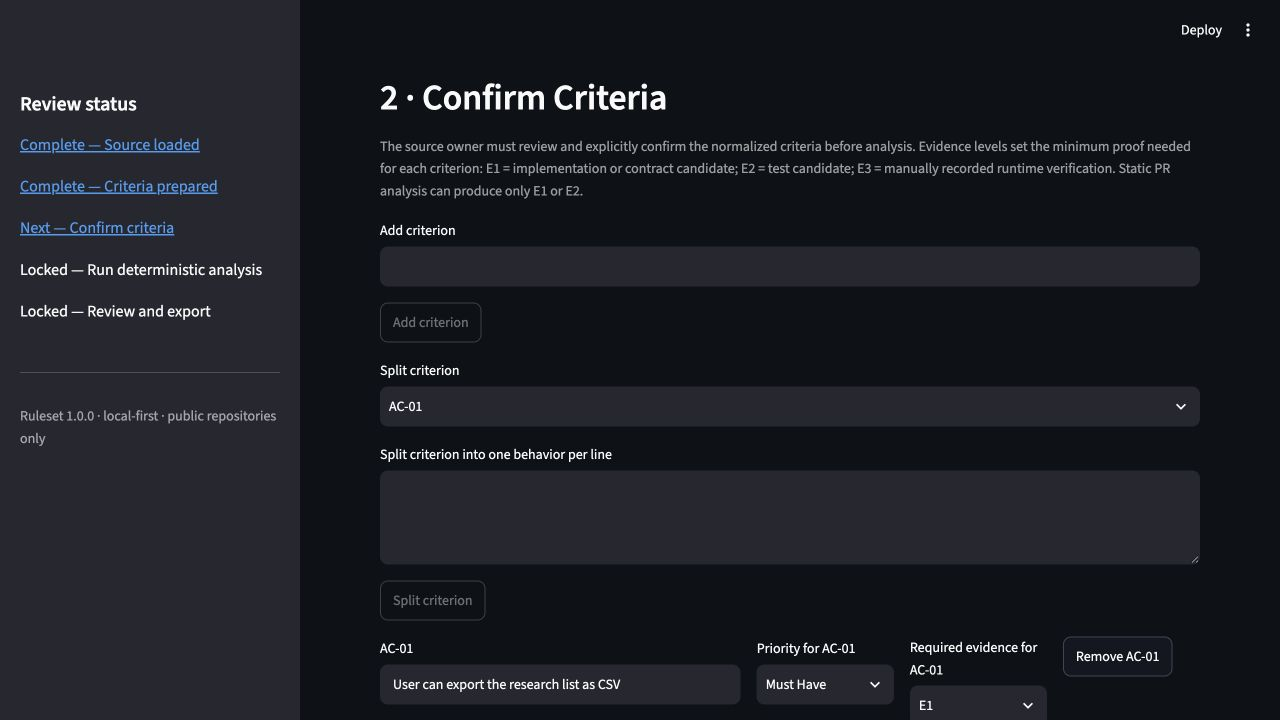
#> input picture site/assets/demo-criteria.png, 1280 x 720 px
$ python build_public_demo.py
#> lines starting #> are read from the running program, lines starting #| are printed output that depends on the picture
"""Build the deterministic, silent 60-second constructed-demo asset."""

from __future__ import annotations

import json
from pathlib import Path

import imageio_ffmpeg
from PIL import Image, ImageDraw, ImageFont

ROOT = Path(__file__).resolve().parents[1]
ASSETS = ROOT / "site" / "assets"
SIZE = (1280, 720)
FPS = 2
DISCLOSURE = (
    "Deliberately constructed demo — deterministic evidence rules and human review. "
    "ScopeProof does not guarantee correctness or replace QA."
)


def _font(size: int, *, bold: bool = False) -> ImageFont.FreeTypeFont | ImageFont.ImageFont:
    arial = (
        "/System/Library/Fonts/Supplemental/Arial Bold.ttf"
        if bold
        else "/System/Library/Fonts/Supplemental/Arial.ttf"
    )
    dejavu = (
        "/usr/share/fonts/truetype/dejavu/DejaVuSans-Bold.ttf"
        if bold
        else "/usr/share/fonts/truetype/dejavu/DejaVuSans.ttf"
    )
    candidates = [
        Path(arial),
        Path("/System/Library/Fonts/Helvetica.ttc"),
        Path(dejavu),
    ]
    for candidate in candidates:
        if candidate.is_file():
            return ImageFont.truetype(str(candidate), size=size)
    return ImageFont.load_default()


def _fit_cover(image: Image.Image) -> Image.Image:
    source = image.convert("RGB")
    scale = max(SIZE[0] / source.width, SIZE[1] / source.height)
    resized = source.resize(
        (round(source.width * scale), round(source.height * scale)),
        Image.Resampling.LANCZOS,
    )
    left = (resized.width - SIZE[0]) // 2
    top = (resized.height - SIZE[1]) // 2
    return resized.crop((left, top, left + SIZE[0], top + SIZE[1]))


def _wrap(draw: ImageDraw.ImageDraw, text: str, font: ImageFont.ImageFont, width: int) -> list[str]:
    lines: list[str] = []
    current = ""
    for word in text.split():
        candidate = f"{current} {word}".strip()
        if draw.textbbox((0, 0), candidate, font=font)[2] <= width:
            current = candidate
        else:
            if current:
                lines.append(current)
            current = word
    if current:
        lines.append(current)
    return lines


def _captioned(source: Path, caption: str, *, disclosure: bool = False) -> Image.Image:
    frame = _fit_cover(Image.open(source))
    draw = ImageDraw.Draw(frame, "RGBA")
    caption_font = _font(30, bold=True)
    small_font = _font(19)
    lines = _wrap(draw, caption, caption_font, 1120)
    disclosure_lines = _wrap(draw, DISCLOSURE, small_font, 1120) if disclosure else []
    panel_height = 42 + len(lines) * 43 + len(disclosure_lines) * 30
    panel_top = SIZE[1] - panel_height
    draw.rectangle((0, panel_top, SIZE[0], SIZE[1]), fill=(5, 7, 10, 235))
    y = panel_top + 20
    for line in lines:
        draw.text((80, y), line, font=caption_font, fill=(247, 247, 242, 255))
        y += 43
    for line in disclosure_lines:
        draw.text((80, y + 2), line, font=small_font, fill=(216, 255, 99, 255))
        y += 30
    return frame


def _title_frame() -> Image.Image:
    frame = Image.new("RGB", SIZE, "#0d0f12")
    draw = ImageDraw.Draw(frame, "RGBA")
    draw.ellipse((820, -340, 1500, 340), fill=(140, 236, 255, 24))
    draw.ellipse((-280, 420, 360, 1060), fill=(216, 255, 99, 20))
    draw.rounded_rectangle((72, 70, 150, 148), radius=17, fill="#d8ff63")
    draw.text((92, 91), "SP", font=_font(23, bold=True), fill="#0d0f12")
    draw.text((180, 89), "ScopeProof", font=_font(34, bold=True), fill="#f7f7f2")
    draw.text((76, 230), "Does this PR prove", font=_font(66, bold=True), fill="#f7f7f2")
    draw.text((76, 305), "the requirement?", font=_font(66, bold=True), fill="#f7f7f2")
    draw.text(
        (79, 425),
        "PR  →  Criteria  →  Evidence  →  Decisions  →  Outcome",
        font=_font(27, bold=True),
        fill="#8cecff",
    )
    disclosure_lines = _wrap(draw, DISCLOSURE, _font(22), 1080)
    y = 535
    for line in disclosure_lines:
        draw.text((80, y), line, font=_font(22), fill="#d8ff63")
        y += 34
    return frame


def build() -> None:
    ASSETS.mkdir(parents=True, exist_ok=True)
    title = _title_frame()
#> in _title_frame, `frame = Image.new("RGB", SIZE, "#0d0f12")`:
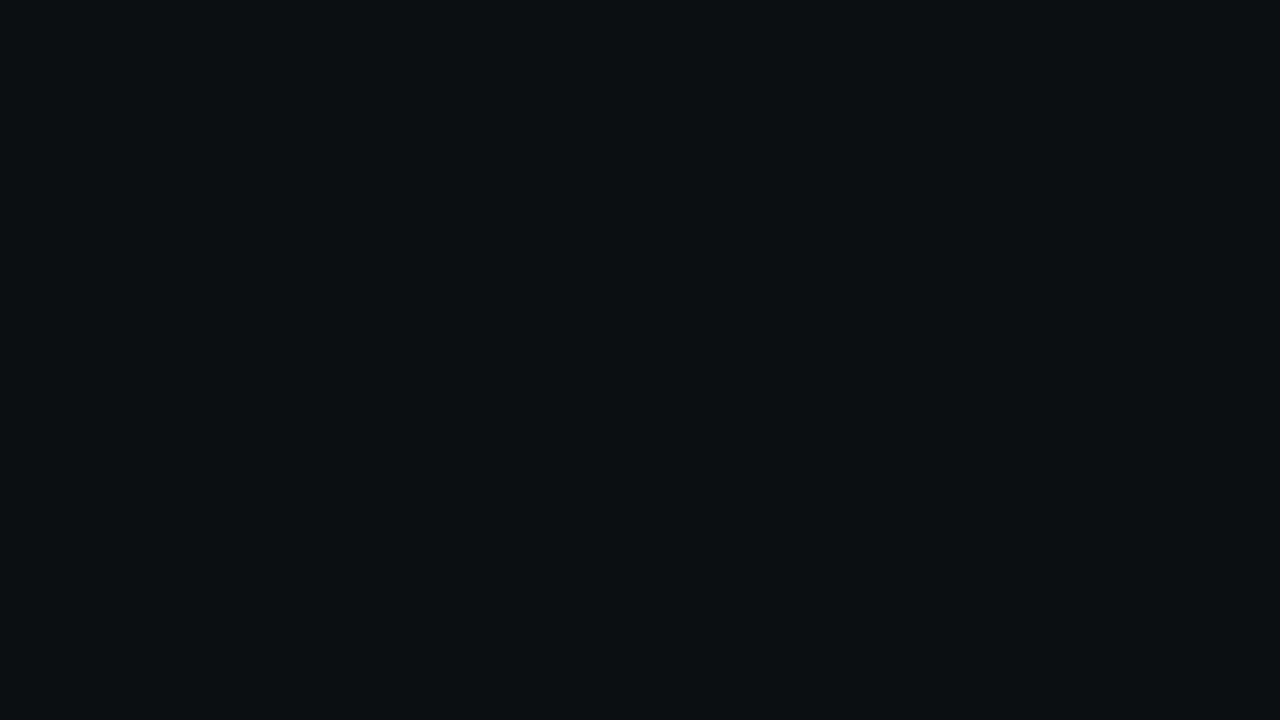
#> frame: PIL image 1280x720 RGB; mean R, G, B 13, 15, 18
#> in _title_frame, `disclosure_lines = _wrap(draw, DISCLOSURE, _font(22), 1080)`: disclosure_lines = 2 items
#> the loop in _title_frame, `for line in disclosure_lines:` made 2 passes
#> y on passes 1 to 2: 569, 603
#> after the loop in _title_frame, `for line in disclosure_lines:`: y = 603
    title.save(ASSETS / "scopeproof-demo-poster.jpg", quality=92, optimize=True)
    scenes = [
        (5, title),
        (
            10,
            _captioned(
                ASSETS / "demo-criteria.png",
                "A source owner confirms normalized criteria before analysis.",
            ),
        ),
        (
            20,
            _captioned(
                ASSETS / "demo-evidence.png",
                "Deterministic rules cite evidence candidates—or state what is missing.",
            ),
        ),
        (
            15,
            _captioned(
                ASSETS / "demo-missing.png",
                "Missing stays Missing. A human decides what the evidence means.",
            ),
        ),
        (
            10,
            _captioned(
                ASSETS / "demo-summary.png",
                "Record one honest outcome; never turn a technical run into validation.",
                disclosure=True,
            ),
        ),
    ]
#> in _fit_cover, source is the input picture: PIL image 1280x720 RGB; mean R, G, B 27.8, 29.8, 36.3
#> in _captioned, `lines = _wrap(draw, caption, caption_font, 1120)`: lines = 1 item
#> in _captioned, `disclosure_lines = _wrap(draw, DISCLOSURE, small_font, 1120) if disclo..`: disclosure_lines = []
#> in _captioned, `panel_height = 42 + len(lines) * 43 + len(disclosure_lines) * 30`: panel_height = 85
#> in _captioned, `panel_top = SIZE[1] - panel_height`: panel_top = 635
#> in _captioned, `y = panel_top + 20`: y = 655
#> the loop in _captioned, `for line in lines:` made 1 pass
#> y on pass 1: 698
#> after the loop in _captioned, `for line in lines:`: y = 698
#> call 2 of _captioned, with disclosure = False
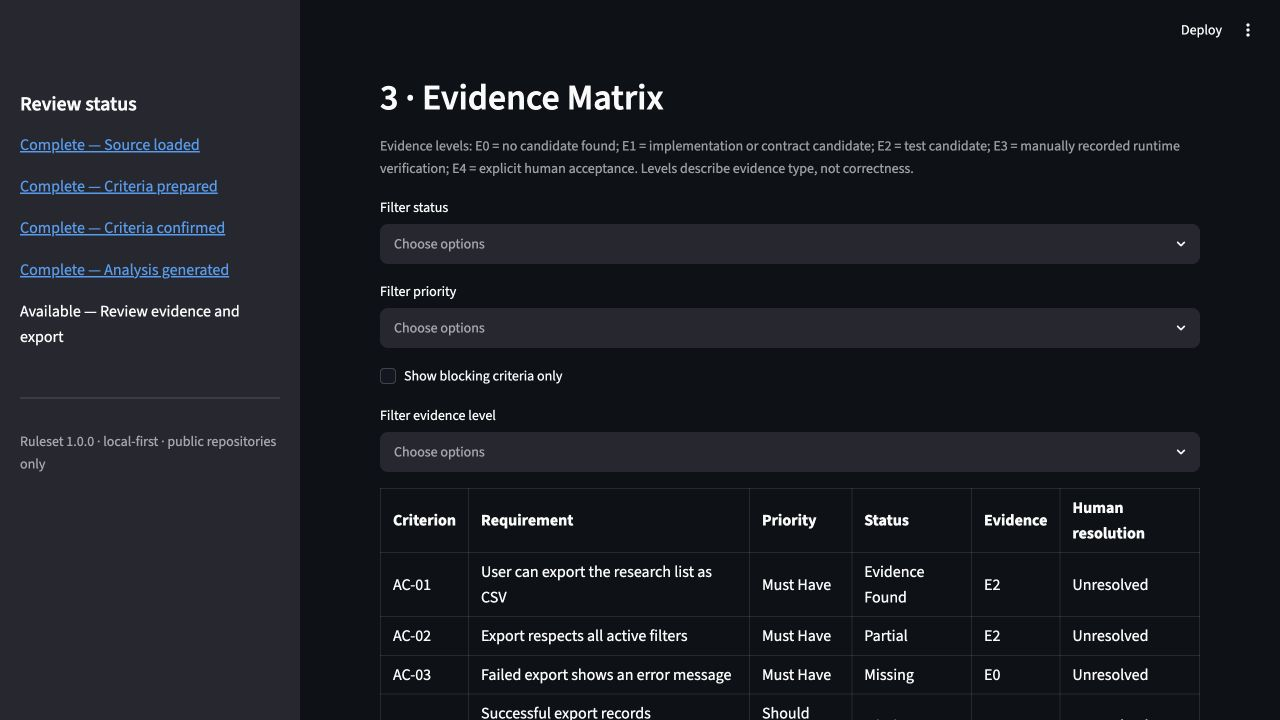
#> input picture site/assets/demo-evidence.png, 1280 x 720 px
#> in _fit_cover, source is the input picture: PIL image 1280x720 RGB; mean R, G, B 27.6, 29.9, 36.2
#> in _captioned (call 2), `lines = _wrap(draw, caption, caption_font, 1120)`: lines = 2 items
#> in _captioned (call 2), `panel_height = 42 + len(lines) * 43 + len(disclosure_lines) * 30`: panel_height = 128
#> in _captioned (call 2), `panel_top = SIZE[1] - panel_height`: panel_top = 592
#> in _captioned (call 2), `y = panel_top + 20`: y = 612
#> the loop in _captioned (call 2), `for line in lines:` made 2 passes
#> y on pass 1: 655
#> after the loop in _captioned (call 2), `for line in lines:`: y = 698
#> call 3 of _captioned, with disclosure = False
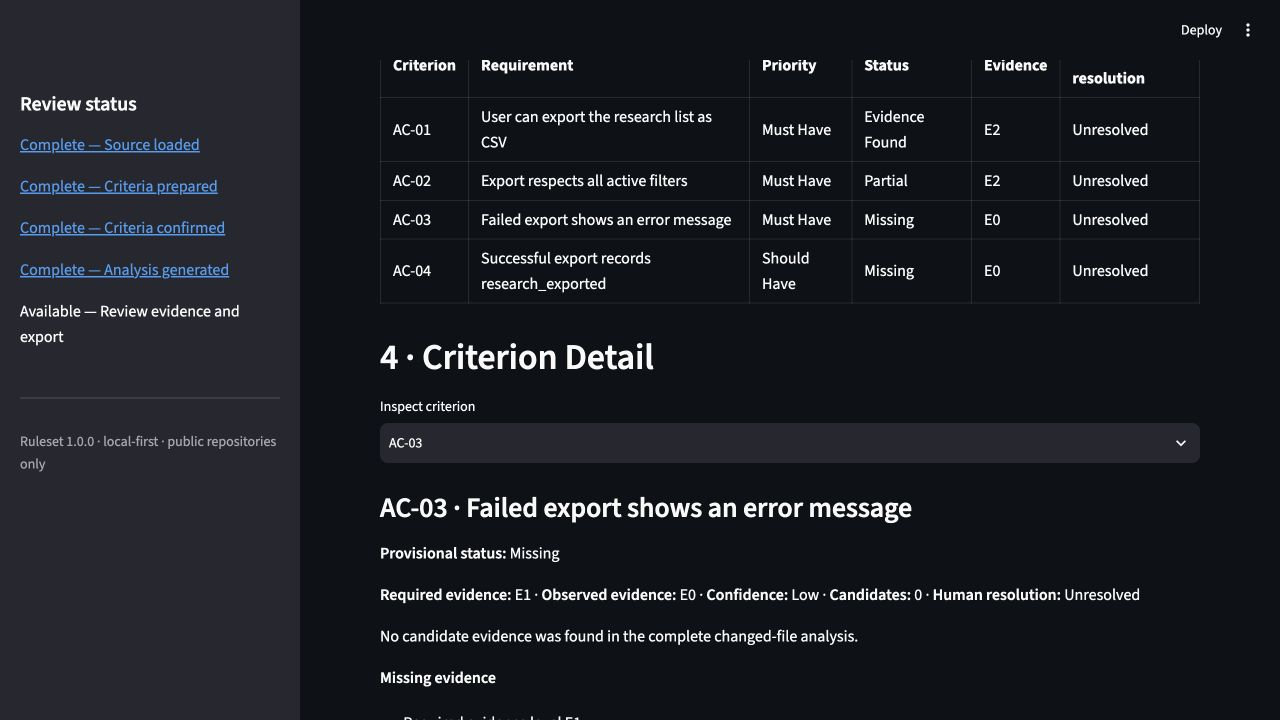
#> input picture site/assets/demo-missing.png, 1280 x 720 px
#> in _fit_cover, source is the input picture: PIL image 1280x720 RGB; mean R, G, B 27.7, 30.2, 36.2
#> in _captioned (call 3), `y = panel_top + 20`: y = 612
#> the loop in _captioned (call 3), `for line in lines:` made 2 passes
#> after the loop in _captioned (call 3), `for line in lines:`: y = 698
#> call 4 of _captioned, with disclosure = True
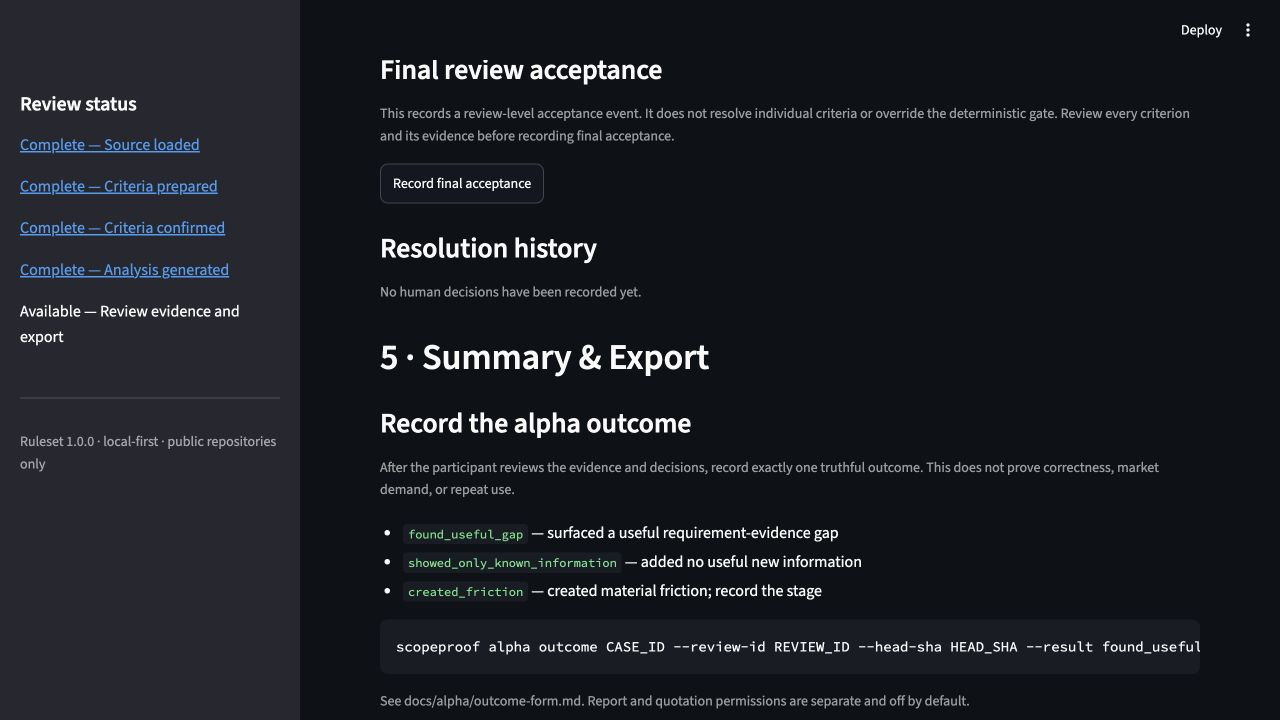
#> input picture site/assets/demo-summary.png, 1280 x 720 px
#> in _fit_cover, source is the input picture: PIL image 1280x720 RGB; mean R, G, B 26.7, 29.4, 35.4
#> in _captioned (call 4), `disclosure_lines = _wrap(draw, DISCLOSURE, small_font, 1120) if disclo..`: disclosure_lines = 2 items
#> in _captioned (call 4), `panel_height = 42 + len(lines) * 43 + len(disclosure_lines) * 30`: panel_height = 188
#> in _captioned (call 4), `panel_top = SIZE[1] - panel_height`: panel_top = 532
#> in _captioned (call 4), `y = panel_top + 20`: y = 552
#> the loop in _captioned (call 4), `for line in lines:` made 2 passes
#> y on pass 1: 595
#> (line, y) on pass 2: ('validation.', 638)
#> after the loop in _captioned (call 4), `for line in lines:`: y = 638
#> the loop in _captioned (call 4), `for line in disclosure_lines:` made 2 passes
#> y on pass 1: 668
#> after the loop in _captioned (call 4), `for line in disclosure_lines:`: y = 698
    output = ASSETS / "scopeproof-captioned-demo.mp4"
    writer = imageio_ffmpeg.write_frames(
        str(output),
        SIZE,
        fps=FPS,
        codec="libx264",
        pix_fmt_in="rgb24",
        pix_fmt_out="yuv420p",
        output_params=[
            "-movflags",
            "+faststart",
            "-an",
            "-metadata",
            "title=ScopeProof constructed demo",
        ],
    )
    writer.send(None)
    try:
        for seconds, frame in scenes:
            payload = frame.convert("RGB").tobytes()
            for _ in range(seconds * FPS):
                writer.send(payload)
    finally:
        writer.close()

    manifest = {
        "asset": output.name,
        "duration_seconds": 60,
        "dimensions": list(SIZE),
        "frames_per_second": FPS,
        "audio": False,
        "source_type": "deliberately_constructed_demo",
        "source_frames": [
            "generated title and disclosure",
            "demo-criteria.png",
            "demo-evidence.png",
            "demo-missing.png",
            "demo-summary.png",
        ],
        "disclosure": DISCLOSURE,
        "generator": "scripts/build_public_demo.py",
    }
    (ASSETS / "demo-manifest.json").write_text(
        json.dumps(manifest, indent=2, sort_keys=True) + "\n", encoding="utf-8"
    )


if __name__ == "__main__":
    build()
#> (the call stopped at in build, `writer = imageio_ffmpeg.write_frames( str(output), SIZE, fps=FPS, code..`: imageio_ffmpeg is not available in this run)
